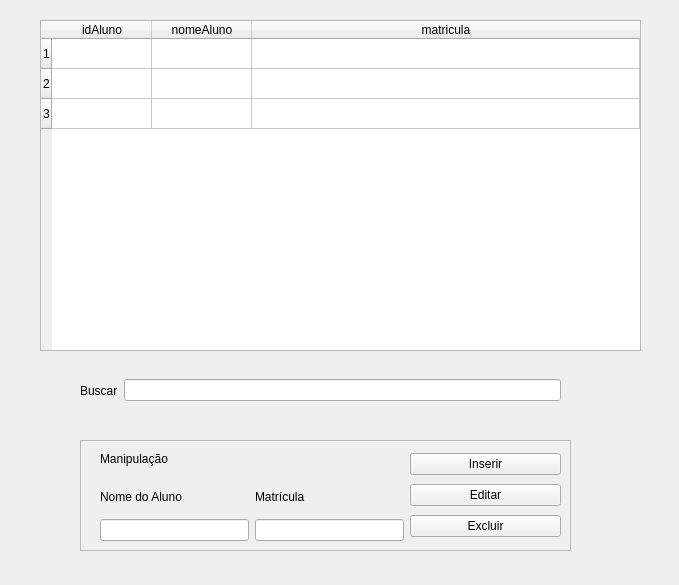
<?xml version="1.0" encoding="UTF-8"?>
<ui version="4.0">
 <class>Aluno</class>
 <widget class="QWidget" name="Aluno">
  <property name="geometry">
   <rect>
    <x>0</x>
    <y>0</y>
    <width>679</width>
    <height>585</height>
   </rect>
  </property>
  <property name="windowTitle">
   <string>Form</string>
  </property>
  <widget class="QTableWidget" name="tableAluno">
   <property name="geometry">
    <rect>
     <x>40</x>
     <y>20</y>
     <width>601</width>
     <height>331</height>
    </rect>
   </property>
   <property name="rowCount">
    <number>3</number>
   </property>
   <attribute name="horizontalHeaderStretchLastSection">
    <bool>true</bool>
   </attribute>
   <row/>
   <row/>
   <row/>
   <column>
    <property name="text">
     <string>idAluno</string>
    </property>
   </column>
   <column>
    <property name="text">
     <string>nomeAluno</string>
    </property>
   </column>
   <column>
    <property name="text">
     <string>matricula</string>
    </property>
   </column>
  </widget>
  <widget class="QFrame" name="frame">
   <property name="geometry">
    <rect>
     <x>80</x>
     <y>440</y>
     <width>491</width>
     <height>111</height>
    </rect>
   </property>
   <property name="frameShape">
    <enum>QFrame::StyledPanel</enum>
   </property>
   <property name="frameShadow">
    <enum>QFrame::Raised</enum>
   </property>
   <widget class="QLabel" name="label">
    <property name="geometry">
     <rect>
      <x>20</x>
      <y>10</y>
      <width>91</width>
      <height>17</height>
     </rect>
    </property>
    <property name="text">
     <string>Manipulação</string>
    </property>
   </widget>
   <widget class="QWidget" name="layoutWidget">
    <property name="geometry">
     <rect>
      <x>20</x>
      <y>40</y>
      <width>304</width>
      <height>61</height>
     </rect>
    </property>
    <layout class="QHBoxLayout" name="horizontalLayout">
     <item>
      <layout class="QVBoxLayout" name="verticalLayout">
       <item>
        <widget class="QLabel" name="labelNomeAluno">
         <property name="text">
          <string>Nome do Aluno</string>
         </property>
        </widget>
       </item>
       <item>
        <widget class="QLineEdit" name="linenomeAluno"/>
       </item>
      </layout>
     </item>
     <item>
      <layout class="QVBoxLayout" name="verticalLayout_2">
       <item>
        <widget class="QLabel" name="labelMatricula">
         <property name="text">
          <string>Matrícula</string>
         </property>
        </widget>
       </item>
       <item>
        <widget class="QLineEdit" name="lineMatricula"/>
       </item>
      </layout>
     </item>
    </layout>
   </widget>
   <widget class="QWidget" name="layoutWidget_2">
    <property name="geometry">
     <rect>
      <x>330</x>
      <y>10</y>
      <width>151</width>
      <height>92</height>
     </rect>
    </property>
    <layout class="QVBoxLayout" name="verticalLayout_4">
     <item>
      <widget class="QPushButton" name="btnInserir">
       <property name="text">
        <string>Inserir</string>
       </property>
      </widget>
     </item>
     <item>
      <widget class="QPushButton" name="btnEditar">
       <property name="text">
        <string>Editar</string>
       </property>
      </widget>
     </item>
     <item>
      <widget class="QPushButton" name="btnExcluir">
       <property name="text">
        <string>Excluir</string>
       </property>
      </widget>
     </item>
    </layout>
   </widget>
  </widget>
  <widget class="QWidget" name="layoutWidget_3">
   <property name="geometry">
    <rect>
     <x>80</x>
     <y>370</y>
     <width>481</width>
     <height>41</height>
    </rect>
   </property>
   <layout class="QHBoxLayout" name="horizontalLayout_2">
    <item>
     <widget class="QLabel" name="labelBusca">
      <property name="text">
       <string>Buscar</string>
      </property>
     </widget>
    </item>
    <item>
     <widget class="QLineEdit" name="lineBusca"/>
    </item>
   </layout>
  </widget>
 </widget>
 <resources/>
 <connections/>
</ui>
